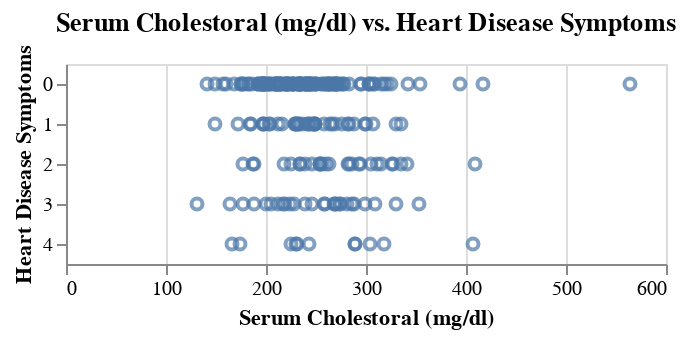

Source (notebook cell):
### Markdown cell above
***Fig.3***: Scatter plot of the Serum Resting blood pressure vs heart disease symptoms

### Code cell
chol_plot = alt.Chart(heart_traindata).mark_point().encode(
    x = alt.X('chol').title('Serum Cholestoral (mg/dl)'),
    y = alt.Y('num:N').title('Heart Disease Symptoms'),
).properties(title='Serum Cholestoral (mg/dl) vs. Heart Disease Symptoms')
chol_plot

### Figure 1 — Vega-Lite specification as saved in the notebook (floating-point values rounded to 4 significant figures; data arrays with more than 128 entries replaced by an {"elided": "..."} marker saying what was removed)
{"config": {"view": {"continuousWidth": 300, "continuousHeight": 300}}, "data": {"name": "data-f244ff16a5a2bbf94257f78cfd427499"}, "mark": {"type": "point"}, "encoding": {"x": {"field": "chol", "title": "Serum Cholestoral (mg/dl)", "type": "quantitative"}, "y": {"field": "num", "title": "Heart Disease Symptoms", "type": "nominal"}}, "title": "Serum Cholestoral (mg/dl) vs. Heart Disease Symptoms", "$schema": "https://vega.github.io/schema/vega-lite/v5.16.3.json", "datasets": {"data-f244ff16a5a2bbf94257f78cfd427499": {"elided": "227 records"}}}
